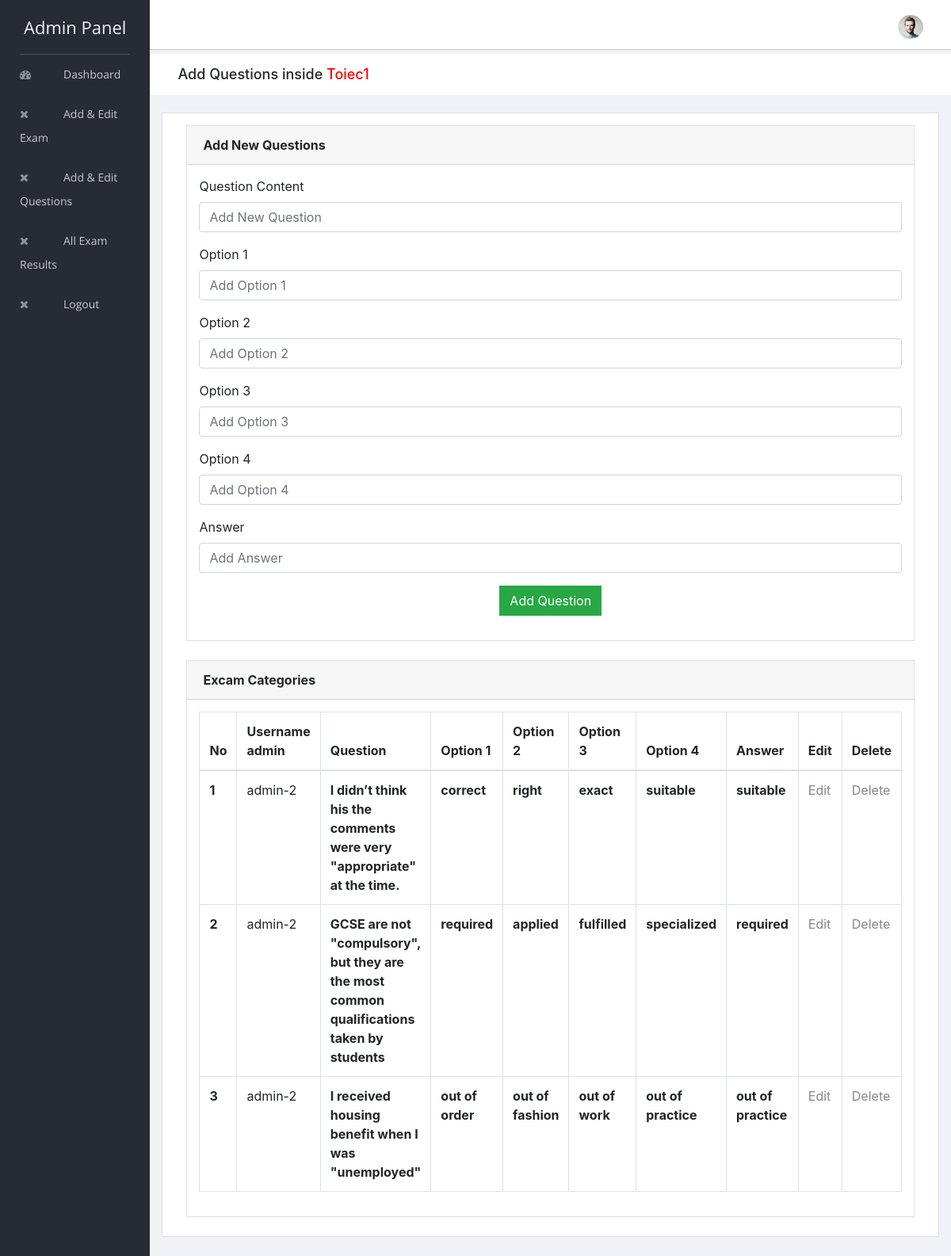
Screenshot of /admin/add_questions.php?id_exam=11 with the database file from the repository.
### tables this page shows
CREATE TABLE `exam_category` (
  `id` int(11) NOT NULL,
  `id_admin` int(5) NOT NULL,
  `category` varchar(100) NOT NULL,
  `exam_time_in_minutes` varchar(5) NOT NULL
);

CREATE TABLE `questions` (
  `id` int(5) NOT NULL,
  `id_exam` int(5) NOT NULL,
  `id_admin` int(5) NOT NULL,
  `question_no` varchar(5) NOT NULL,
  `question` varchar(500) NOT NULL,
  `opt1` varchar(100) NOT NULL,
  `opt2` varchar(100) NOT NULL,
  `opt3` varchar(100) NOT NULL,
  `opt4` varchar(100) NOT NULL,
  `answer` varchar(100) NOT NULL,
  `category` varchar(100) NOT NULL
);

### admin/add_questions.php (the view, shortened to what this page needs)
<?php
include "header.php";
include "../connection.php";
$id_exam = $_GET["id_exam"];
$exam_category = '';
$res = mysqli_query($link, "select * from exam_category where id = $id_exam");
while ($row = mysqli_fetch_array($res)) {
    $exam_category = $row["category"];
}
?>
<div class="breadcrumbs">
    <div class="col-sm-4">
        <div class="page-header float-left">
            <div class="page-title">
                <h1>Add Questions inside <?php echo "<font color='red'>" . $exam_category . "</font>"; ?> </h1>
            </div>
        </div>
    </div>
</div>
<div class="content mt-3">
    <div class="animated fadeIn">
        <div class="row">
            <div class="col-lg-12">
                <div class="card">
                    <form action="" method="post" name="form1">
                        <div class="card-body">
                            <div class="col-lg-12">
                                <div class="card">
                                    <div class="card-header"><strong>Add New Questions</strong></div>
                                    <div class="card-body card-block">
                                        <div class="form-group">
                                            <label for="company" class=" form-control-label">Question Content</label>
                                            <input type="text" name="question" placeholder="Add New Question" class="form-control" value="">
                                        </div>
                                        <div class="form-group">
                                            <label for="company" class=" form-control-label">Option 1</label>
                                            <input type="text" name="opt1" placeholder="Add Option 1" class="form-control" value="">
                                        </div>
                                        <div class="form-group">
                                            <label for="company" class=" form-control-label">Option 2</label>
                                            <input type="text" name="opt2" placeholder="Add Option 2" class="form-control" value="">
                                        </div>
                                        <div class="form-group">
                                            <label for="company" class=" form-control-label">Option 3</label>
                                            <input type="text" name="opt3" placeholder="Add Option 3" class="form-control" value="">
                                        </div>
                                        <div class="form-group">
                                            <label for="company" class=" form-control-label">Option 4</label>
                                            <input type="text" name="opt4" placeholder="Add Option 4" class="form-control" value="">
                                        </div>
                                        <div class="form-group">
                                            <label for="company" class=" form-control-label">Answer</label>
                                            <input type="text" name="answer" placeholder="Add Answer" class="form-control" value="">
                                        </div>
                                        <div class="form-group d-flex justify-content-center">
                                            <input type="submit" name="submit1" value="Add Question" class="btn btn-success ">
                                        </div>
                                    </div>
                                </div>
                            </div>
                            <div class="col-lg-12">
                                <div class="card">
                                    <div class="card-header">
                                        <strong class="card-title">Excam Categories</strong>
                                    </div>
                                    <div class="card-body">
                                        <table class="table table-bordered">
                                            <thead>
                                                <tr>
                                                    <th scope="col">No</th>
                                                    <th scope="col">Username admin</th>
                                                    <th scope="col">Question</th>
                                                    <th scope="col">Option 1</th>
                                                    <th scope="col">Option 2</th>
                                                    <th scope="col">Option 3</th>
                                                    <th scope="col">Option 4</th>
                                                    <th scope="col">Answer</th>
                                                    <th scope="col">Edit</th>
                                                    <th scope="col">Delete</th>
                                                </tr>
                                            </thead>
                                            <tbody>
                                                <?php
                                                $res = mysqli_query($link, "select * from questions where category='$exam_category' order by question_no asc");
                                                while ($row = mysqli_fetch_array($res)) {
                                                    $id_admin = $row["id_admin"];
                                                    $admin = mysqli_fetch_array(mysqli_query($link, "select username from admin_login where id=$id_admin"));
                                                ?>
                                                    <tr>
                                                        <th scope="col"><?php echo $row["question_no"] ?></th>
                                                        <td scope="row"><?php echo $admin["username"] . "-" . $id_admin; ?></td>
                                                        <th scope="col"><?php echo $row["question"] ?></th>
                                                        <th scope="col"><?php echo $row["opt1"] ?></th>
                                                        <th scope="col"><?php echo $row["opt2"] ?></th>
                                                        <th scope="col"><?php echo $row["opt3"] ?></th>
                                                        <th scope="col"><?php echo $row["opt4"] ?></th>
                                                        <th scope="col"><?php echo $row["answer"] ?></th>
                                                        <td scope="row"><a href="edit_question.php?id_question=<?php echo $row["id"] . "&id_exam=" . $id_exam; ?>">Edit</a></td>
                                                        <td scope="row"><a href="delete_question.php?id_question=<?php echo $row["id"] . "&id_exam=" . $id_exam; ?>">Delete</a></td>
                                                    </tr>
                                                <?php
                                                }
                                                ?>
                                            </tbody>
                                        </table>
                                    </div>
                                </div>
                            </div>
                        </div>
                    </form>
                </div>
            </div>
        </div>
    </div>
</div>
<?php
include "footer.php";
?>

### rows the page displays
exam_category: category "Toiec1"
questions: question_no "1", id_admin.username "admin", id_admin "2", question "I didn’t think his the comments were very \"appropriate\" at the time.", opt1 "correct", opt2 "right", opt3 "exact", opt4 "suitable", answer "suitable"
questions: question_no "2", id_admin.username "admin", id_admin "2", question "GCSE are not \"compulsory\", but they are the most common qualifications taken by students", opt1 "required", opt2 "applied", opt3 "fulfilled", opt4 "specialized", answer "required"
questions: question_no "3", id_admin.username "admin", id_admin "2", question "I received housing benefit when I was \"unemployed\"", opt1 "out of order", opt2 "out of fashion", opt3 "out of work", opt4 "out of practice", answer "out of practice"
